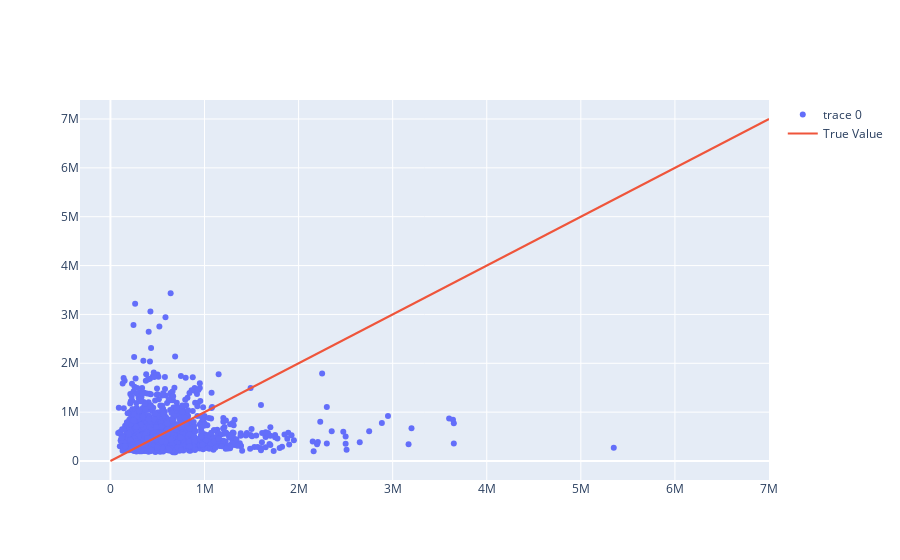

The notebook cell saved with this chart:
### Code cell
# Perform 5-fold cross validation
cv_predictions = cross_val_predict(rf, rf_features, rf_labels, cv=5)

### Figure 1 — Plotly figure (JSON) as saved in the notebook; plotly's stock layout.template omitted (floating-point values rounded to 4 significant figures; data arrays with more than 128 entries replaced by an {"elided": "..."} marker saying what was removed)
{"data": [{"mode": "markers", "type": "scatter", "x": {"elided": "2162 int values"}, "y": {"elided": "21613 float values"}}, {"mode": "lines", "name": "True Value", "type": "scatter", "x": [0, 7000000], "y": [0, 7000000]}], "layout": {}}
